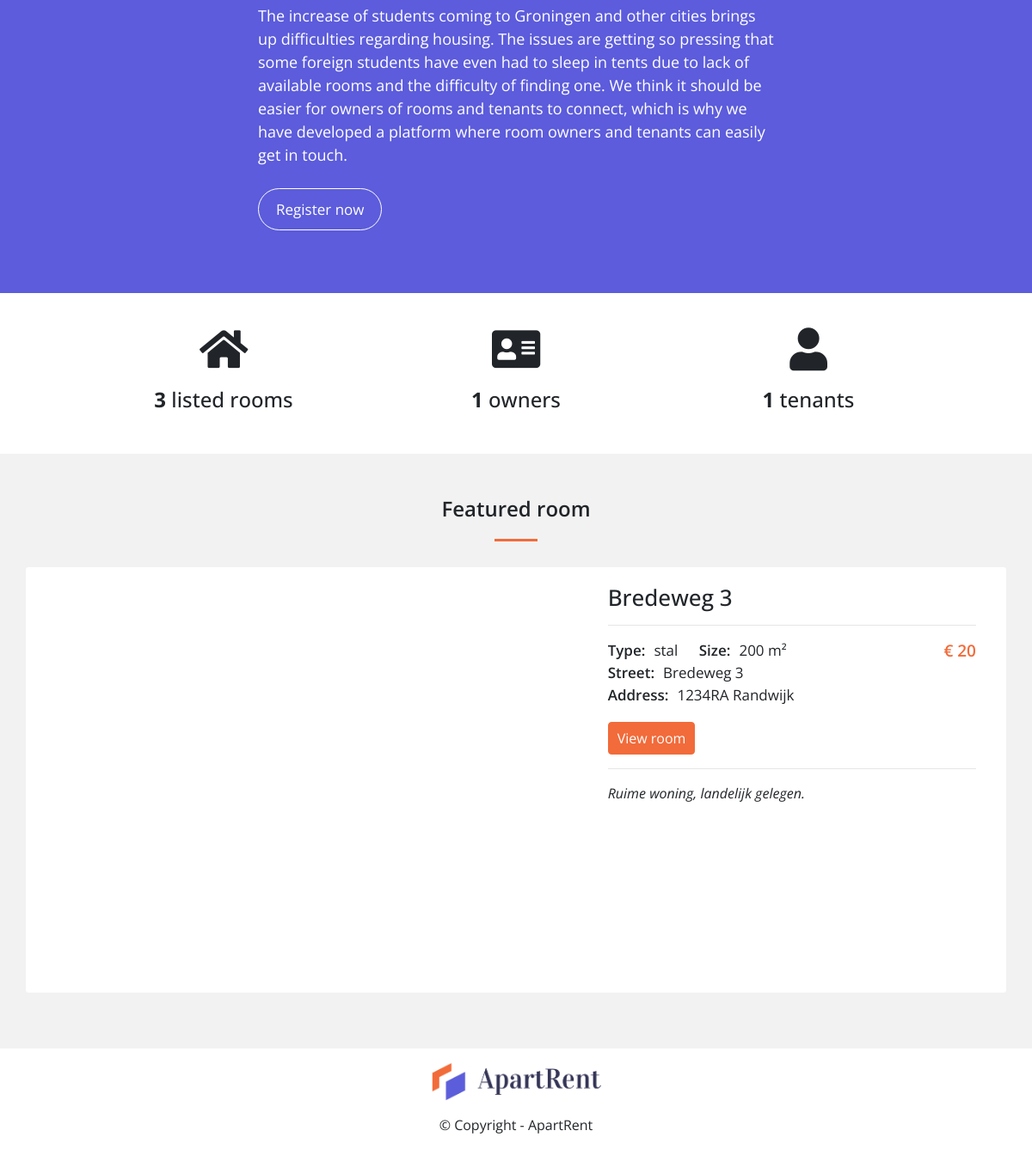
The app's page / (lower part), older data.
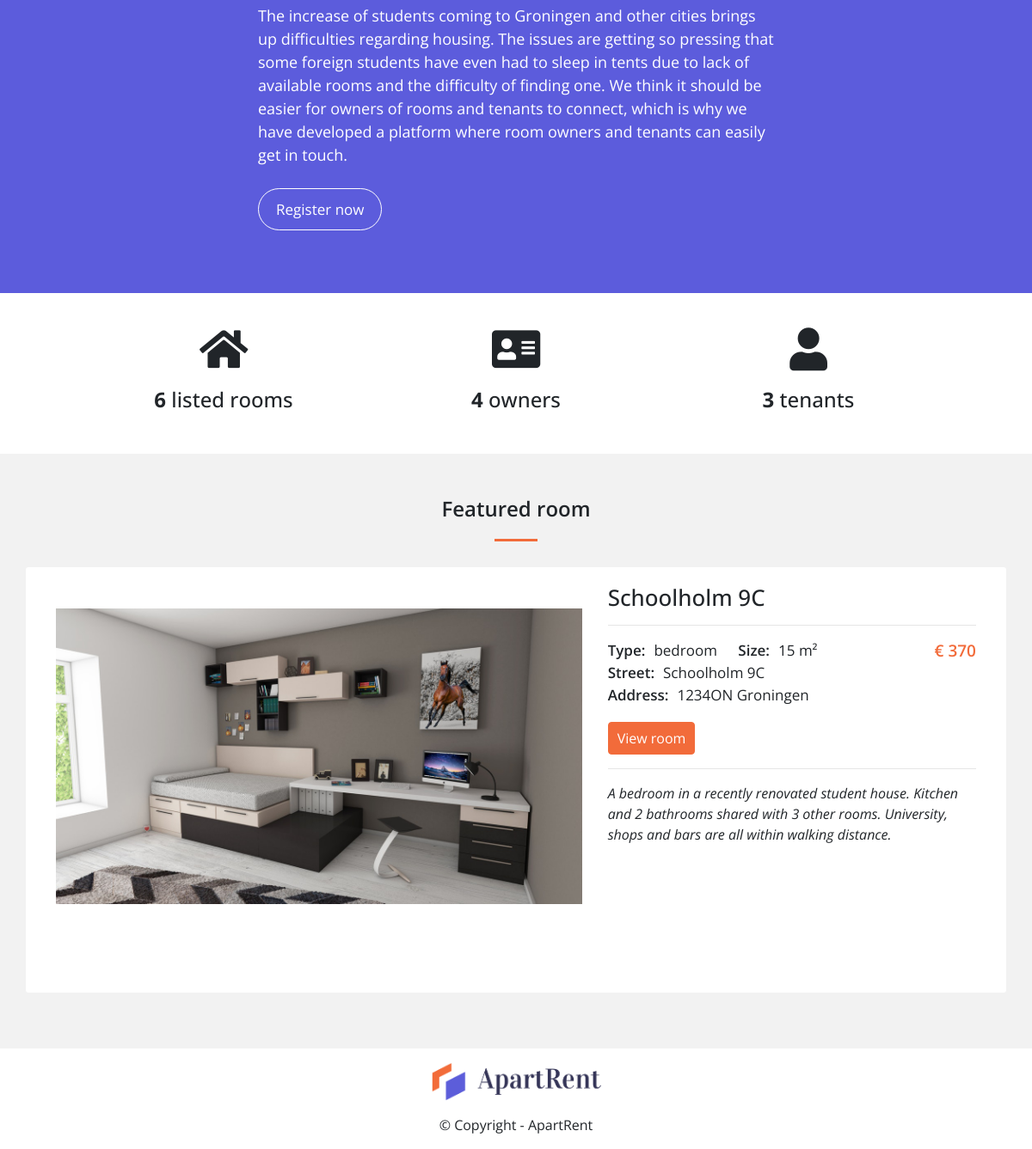
The same page, newer data.
### tables this page shows
CREATE TABLE `rooms` (
  `id` int(11) NOT NULL,
  `owner_id` int(11) NOT NULL,
  `city` varchar(255) NOT NULL,
  `postal_code` varchar(255) NOT NULL,
  `street` varchar(255) NOT NULL,
  `street_number` int(11) NOT NULL,
  `addition` varchar(255) DEFAULT NULL,
  `size` int(11) NOT NULL,
  `type` varchar(255) NOT NULL,
  `price` int(11) NOT NULL,
  `description` varchar(255) NOT NULL
);

### views/home.php (the view, shortened to what this page needs)
<!doctype html>
<html lang="en">
    <head>
        <?= $head_upper_content ?>
        <link rel="stylesheet" href="/DDWT18_final/css/home.css">
        <link rel="stylesheet" href="/DDWT18_final/css/single-room.css">
    </head>
    <body>
        <div class="container-fluid intro-text-container">
            <div class="row justify-content-center intro-text-row">
                <div class="col-lg-6 col-md-8 col-sm-8 intro-text-col">
                    <p class="intro-text">The increase of students coming to Groningen and other cities brings up difficulties regarding housing. The issues are getting so pressing that some foreign students have even had to sleep in tents due to lack of available rooms and the difficulty of finding one. We think it should be easier for owners of rooms and tenants to connect, which is why we have developed a platform where room owners and tenants can easily get in touch.</p>
                    <div class="intro-btn-wrapper"><?= $intro_btn ?></div>
                </div>
            </div>
        </div>
        <div class="container-fluid counter-container">
            <div class="row justify-content-center counter-row">
                <div class="col-12 counter-col">
                    <div class="row justify-content-center inner-counter-row">
                        <div class="col-3 col-xs-12 counter-inner-col">
                            <i class="fas fa-home counter-icon"></i>
                            <h4 class="counter-text"><b><?= $room_amnt ?></b> listed rooms</h4>
                        </div>
                        <div class="col-3 col-xs-12 counter-inner-col">
                            <i class="fas fa-address-card counter-icon"></i>
                            <h4 class="counter-text"><b><?= $owner_amnt ?></b> owners</h4>
                        </div>
                        <div class="col-3 col-xs-12 counter-inner-col">
                            <i class="fas fa-user counter-icon"></i>
                            <h4 class="counter-text"><b><?= $tenant_amnt ?></b> tenants</h4>
                        </div>
                    </div>
                </div>
            </div>
        </div>
        <div class="container featured-room-container">
            <h3 class="featured-text">Featured room</h3>
            <div class="divider-wrapper">
                <div class="divider"></div>
            </div>
            <div class="row sr-row r1">
                <div class="col-lg-7 slider-col order-lg-1 order-2">
                    <div class="slideshow-container">
                        <?php
                            foreach ($room_images as $image) {
                                echo get_slider_img_html($image);
                            }
                        ?>
                    </div>
                </div>
                <div class="room-info-col col-lg-5 order-lg-2 order-1">
                    <h2><?php echo(htmlspecialchars($room_info['street'] . ' ' . $room_info['street_number'] . $room_info['addition'])) ?></h2>
                    <hr>
                    <div class="room-info-wrapper">
                        <p class="room-info">
                            <span><strong>Type:</strong><?php echo htmlspecialchars($room_info['type']) ?></span>
                            <span><strong>Size:</strong><?php echo htmlspecialchars($room_info['size']) ?> m²</span>
                            <span class="price">€ <?php echo htmlspecialchars($room_info['price']) ?></span></span>
                            <br>
                            <span><strong>Street:</strong><?php echo htmlspecialchars($room_info['street'] . ' ' . $room_info['street_number'] . $room_info['addition']) ?></span><br>
                            <span><strong>Address:</strong><?php echo htmlspecialchars($room_info['postal_code'] . ' ' . $room_info['city'])?></span>
                        </p>
                        <div class="viewroom-btn-wrapper">
                            <a href="/DDWT18_final/room/?id=<?php echo $room_info['id'] ?>" class="view-room btn">View room</a>
                        </div>
                        <hr>
                    </div>
                    <div class="description">
                        <p><?php echo htmlspecialchars($room_info['description']) ?></p>
                    </div>
                </div>
            </div>
        </div>
        <?= $footer ?>
    </body>
</html>

### model.php (shortened to what this page needs)
<?php
function new_route($route_uri, $request_type) {
    $route_uri_expl = array_filter(explode('/', $route_uri));
    $current_path_expl = array_filter(explode('/', parse_url($_SERVER['REQUEST_URI'], PHP_URL_PATH)));
    if ($route_uri_expl == $current_path_expl && $_SERVER['REQUEST_METHOD'] == strtoupper($request_type)) {
        return true;
    }
}
function get_head_upper_content() {
    return '<meta charset="utf-8">
        <meta name="viewport" content="width=device-width, initial-scale=1, shrink-to-fit=no">
        <link rel="icon"
            type="image/png"
            href="/favicon.ico">
        <link href="https://fonts.googleapis.com/css?family=Vidaloka" rel="stylesheet">
        <link href="https://fonts.googleapis.com/css?family=Open+Sans:400,400i,600,600i,700,700i" rel="stylesheet">
        <link rel="stylesheet" href="https://use.fontawesome.com/releases/v5.6.3/css/all.css">
        <link rel="stylesheet" href="https://stackpath.bootstrapcdn.com/bootstrap/4.1.3/css/bootstrap.min.css"
>
        <link rel="stylesheet" href="/DDWT18_final/css/main.css">
        <script src="/DDWT18_final/js/main.js"></script>';
}
function get_footer_content() {
    return '<footer class="page-footer font-small">
        <div class="footer-img-wrapper">
            <img src="/DDWT18_final/resources/logo/apartrent-logo.png" class="navbar-logo" alt="">
        </div>
        <div class="footer-copyright text-center py-3">© <?php echo date("Y") ?> Copyright - ApartRent</div>
        </footer>';
}
function check_login() {
    if (isset($_SESSION['user_id'])){
        return true;
    } else {
        return false;
    }
}
function get_intro_button($pdo) {
    if (check_login()) {
        $user_id = $_SESSION['user_id'];
        if (is_owner($pdo, $user_id)) {
            $intro_btn = '<a class="intro-btn" href="/DDWT18_final/add-room/">List a room</a>';
        } else {
            $intro_btn = '<a class="intro-btn" href="/DDWT18_final/rentable-rooms/">Start searching now</a>';
        }
    } else {
        $intro_btn = '<a class="intro-btn" href="/DDWT18_final/register/">Register now</a>';
    }
    return $intro_btn;
}
function get_slider_img_html($image) {
    $template =
        '<div class="slides slider-fade">
            <img src="$img" style="width:100%">
        </div>';
    return strtr($template, array('$img' => $image));
}
function count_owners($pdo) {
    $stmt = $pdo->prepare('SELECT * FROM owner');
    $stmt->execute();
    $owners = $stmt->rowCount();
    return $owners;
}
function count_tenants($pdo) {
    $stmt = $pdo->prepare('SELECT * FROM tenant');
    $stmt->execute();
    $tenants = $stmt->rowCount();
    return $tenants;
}
function count_rooms($pdo) {
    $stmt = $pdo->prepare('SELECT * FROM rooms');
    $stmt->execute();
    $rooms = $stmt->rowCount();
    return $rooms;
}
function get_random_room_id($pdo) {
    $stmt = $pdo->prepare('SELECT id FROM rooms ORDER BY RAND() LIMIT 1;');
    $stmt->execute();
    $result = $stmt->fetchAll();
    return $result[0]['id'];
}
function get_room_info($pdo, $room_id) {
    $stmt = $pdo->prepare('SELECT * FROM rooms WHERE id = ?');
    $stmt->execute([$room_id]);
    $rooms = $stmt->fetchAll();
    $room = $rooms[0];
    $room_exp = Array();
    foreach ($room as $key => $value){
        $room_exp[$key] = htmlspecialchars($value);
    }
    return $room_exp;
}
function get_images($room_id) {
    $dir = "resources/rooms/" . strval($room_id);
    $files = glob($dir . "/*.{jpg,png}", GLOB_BRACE);
    $images = Array();
    foreach ($files as $key => $value){
        $trimmed = '/DDWT18_final/' . $value;
        $images[$key] = $trimmed;
    }
    return $images;
}

### index.php (shortened to what this page needs)
<?php
include 'model.php';
$db = connect_db('localhost','ddwt18_final','ddwt18','ddwt18');
$head_upper_content = get_head_upper_content();
$footer = get_footer_content();
if (new_route('/DDWT18_final/', 'get')) {
    $room_amnt = count_rooms($db);
    $tenant_amnt = count_tenants($db);
    $owner_amnt = count_owners($db);
    $intro_btn = get_intro_button($db);
    $room_id = get_random_room_id($db);
    $room_info = get_room_info($db, $room_id);
    $room_images = get_images($room_id);
    include use_template('home');
}
elseif (new_route('/DDWT18_final/edit-account/', 'post')) {
    $feedback = update_user($db, $_POST);
    redirect(sprintf('/DDWT18_final/edit-account/?error_msg=%s&user_info=%s', json_encode($feedback), json_encode($_POST)));
}
elseif (new_route('/DDWT18_final/remove-account/', 'post')) {
    $feedback = remove_account($db, $_POST['user_id']);
    redirect(sprintf('/DDWT18_final/?error_msg=%s', json_encode($feedback)));
}
elseif (new_route('/DDWT18_final/register/', 'post')) {
    $error_msg = register_user($db, $_POST);
    $form_data = get_register_data($_POST);
    redirect(sprintf('/DDWT18_final/register/?error_msg=%s&form_data=%s', json_encode($error_msg), json_encode($form_data)));
}
elseif (new_route('/DDWT18_final/login/', 'post')) {
    $error_msg = login_user($db, $_POST);
    redirect(sprintf('/DDWT18_final/login/?error_msg=%s', json_encode($error_msg)));
}
elseif (new_route('/DDWT18_final/logout/', 'get')) {
    $error_msg = logout_user();
    redirect(sprintf('/DDWT18_final/?error_msg=%s', json_encode($error_msg)));
}
elseif (new_route('/DDWT18_final/add-room/', 'post')) {
    $error_msg = add_room($db, $_POST, $_FILES);
    redirect(sprintf('/DDWT18_final/add-room/?error_msg=%s&room_info=%s', json_encode($error_msg), json_encode($_POST)));
}
elseif (new_route('/DDWT18_final/edit-room/', 'post')) {
    $feedback = update_room($db, $_POST);
    redirect(sprintf('/DDWT18_final/edit-room/?id=%s&error_msg=%s&room_info=%s', $_POST['room_id'], json_encode($feedback), json_encode($_POST)));
    include use_template('add-edit-room');
}
elseif (new_route('/DDWT18_final/remove-room/', 'post')) {
    $feedback = remove_room($db, $_POST['room_id']);
    redirect(sprintf('/DDWT18_final/my-account/?error_msg=%s', json_encode($feedback)));
}
elseif (new_route('/DDWT18_final/optin/', 'post')) {
    $feedback = opt_in($db, $_POST);
    redirect(sprintf('/DDWT18_final/room/?id=%s&error_msg=%s', $_POST['room_id'], json_encode($feedback)));
}
elseif (new_route('/DDWT18_final/optout/', 'post')) {
    $feedback = opt_out($db, $_POST);
    redirect(sprintf('/DDWT18_final/room/?id=%s&error_msg=%s', $_POST['room_id'], json_encode($feedback)));
}
else {
    http_response_code(404);
}

### css/main.css (style rules this page uses)
body { font-family: 'Open Sans', sans-serif; background-color: #f2f2f2; }
footer { padding-top: 16px; background-color: #fff; }
.footer-img-wrapper { display: flex; justify-content: center; }
.navbar-logo { max-height: 45px; }

### css/home.css (style rules this page uses)
.intro-text-container { background-color: #5c5cdc; }
.intro-text-col { padding: 70px 0 85px 0; }
p.intro-text { color: #fff; font-size: 18px; }
p.intro-text:last-of-type { margin-bottom: 37px; }
a.intro-btn { color: #fff; padding: 12px 20px 12px 20px; border: 1px #fff solid; border-radius: 50px; font-size: 17px; }
.counter-container { background-color: #fff; margin-bottom: 40px; }
.counter-inner-col { padding: 20px; margin: 20px; }
.counter-icon { font-size: 50px; width: 100%; text-align: center; }
.counter-text { text-align: center; margin-top: 20px; }
.featured-text { font-weight: 600; margin-bottom: 20px; text-align: center; }
.divider-wrapper { display: flex; justify-content: center; margin-bottom: 30px; }
.divider { width: 50px; height: 3px; background-color: #f26b3a; }
.featured-room-container { padding-top: 10px; padding-bottom: 30px; }
a.view-room { color: #fff; background-color: #f26b3a; border-radius: 4px; margin-top: 15px; padding: 6px 10px 6px 10px; text-decoration: none; border: 1px solid #f26b3a; }
a.view-room.btn { margin-top: 2px; }

### css/single-room.css (style rules this page uses)
.sr-row { background-color: #fff; }
.r1, .r2 { margin-bottom: 35px; }
@media screen and (min-width: 576px) { .sr-row { border-radius: 3px; padding: 20px 20px 0 20px; } }
@media screen and (min-width: 576px) { .sr-row img { border-radius: 3px; } }
.slider-col { padding: 0px 15px 0 15px; height: 475px; }
.slideshow-container { max-width: 1000px; position: relative; margin: auto; height: 400px; max-height: 400px; }
.slides { display: none; }
.slides { height: 400px; max-height: 400px; }
.slides img { object-fit: contain; width: 100%; max-height: 400px; }
p.room-info { font-size: 17px; line-height: 26px; }
.price { color: #f26b3a; font-weight: 600; font-size: 19px; }
strong { font-weight: 600; margin-right: 10px; }
.room-info span:first-of-type { margin-right: 20px; }
.room-info span:nth-of-type(3) { float: right; }
.description p { font-style: italic; }
.room-info-col h2 { font-size: 26px; }
h3 { font-size: 24px; margin-bottom: 20px; text-align: center; }

Row changes from the older to the newer data that the page shows:
removed rooms: street+street_number+addition "Bredeweg 3", type "stal", size "200", price "20", postal_code+city "1234RA Randwijk", description "Ruime woning, landelijk gelegen."
added rooms: street+street_number+addition "Schoolholm 9C", type "bedroom", size "15", price "370", postal_code+city "1234ON Groningen", description "A bedroom in a recently renovated student house. Kitchen and 2 bathrooms shared with 3 other rooms. University, shops and bars are all within walking distance."
Text that changed along with them:
$room_amnt: "3" → "6"
$owner_amnt: "1" → "4"
$tenant_amnt: "1" → "3"
